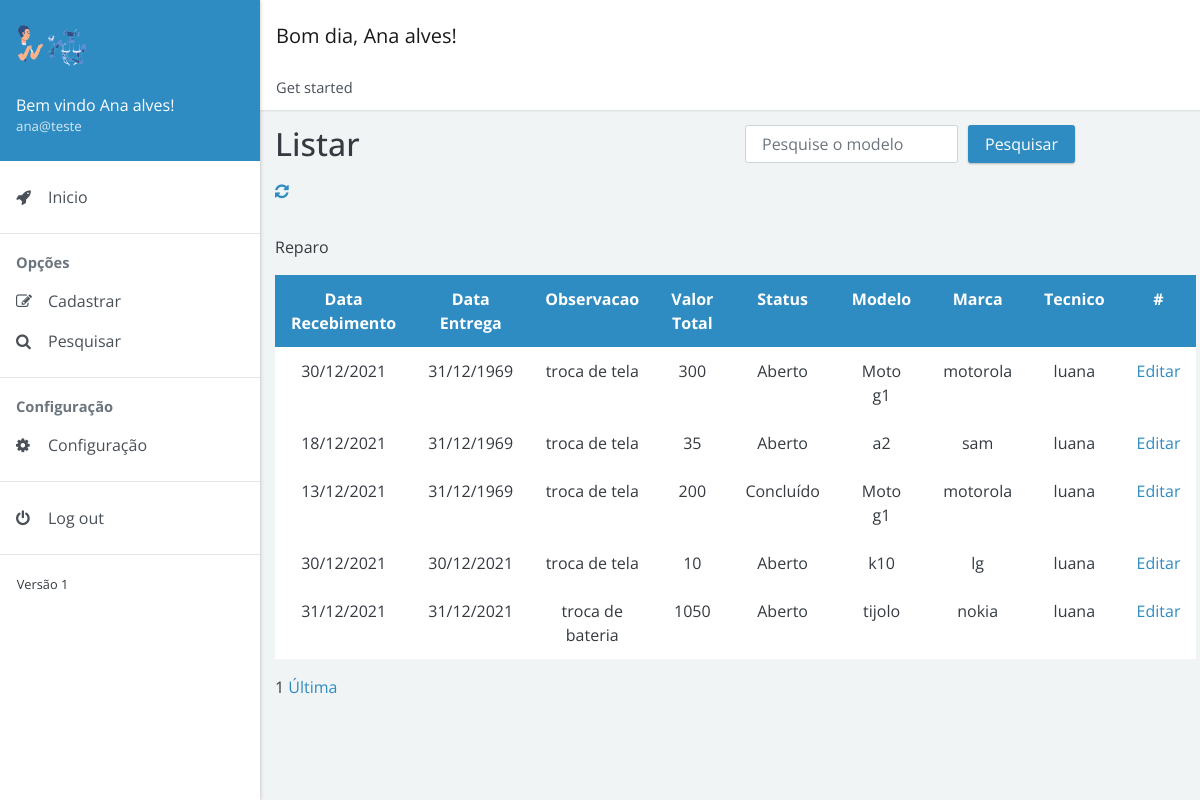
Screenshot of /view/pesquisar/pesquisa_reparo.php (signed in) with the database file from the repository.
### tables this page shows
CREATE TABLE `reparo` (
  `id_reparo` int(11) NOT NULL,
  `data_recebimento` date DEFAULT NULL,
  `data_previsao` date DEFAULT NULL,
  `data_entrega` date DEFAULT NULL,
  `observacao` varchar(255) DEFAULT NULL,
  `mao_obra` float DEFAULT NULL,
  `custo_peca` float DEFAULT NULL,
  `valor_total` float DEFAULT NULL,
  `status_id_status` int(11) NOT NULL,
  `tecnico_id_tecnico` int(11) NOT NULL,
  `eletronico_id_eletronico` int(11) NOT NULL
);

CREATE TABLE `statu` (
  `id_status` int(11) NOT NULL,
  `nome_status` varchar(255) DEFAULT NULL
);

CREATE TABLE `eletronico` (
  `id_eletronico` int(11) NOT NULL,
  `modelo` varchar(255) DEFAULT NULL,
  `marca` varchar(255) DEFAULT NULL,
  `numero` varchar(50) DEFAULT NULL,
  `descricao` varchar(255) DEFAULT NULL
);

CREATE TABLE `tecnico` (
  `id_tecnico` int(11) NOT NULL,
  `nome_tecnico` varchar(255) DEFAULT NULL,
  `telefone_tecnico` varchar(17) DEFAULT NULL,
  `endereco_id_endereco` int(11) NOT NULL,
  `login_id_login` int(11) NOT NULL
);

### view/pesquisar/pesquisa_reparo.php (the view, shortened to what this page needs)
<!doctype html>
<html lang="pt-br">
<head>
    <link rel="stylesheet" href="https://cdnjs.cloudflare.com/ajax/libs/font-awesome/4.7.0/css/font-awesome.min.css">
    <link href="../../dist/admin4b.min.css?v=2.1.0" rel="stylesheet">
    <link href="../../dist/admin4b.min.css" rel="stylesheet" type="text/css">
</head>
<body>
    <div class="app">
        <div class="app-sidebar">
            <div class="sidebar-header">
            <img src="../../images/principal3.png" width="70px" alt="Imagem de entrada" ><br>
                <div class="username"><span>Bem vindo <?php session_start();
                                                        echo $_SESSION['nome_completo_login']; ?>!</span> <small><?php echo $_SESSION['email_usuario']; ?></small></div>
            </div>
            <div id="sidebar-nav" class="sidebar-nav">
                <ul>
                <li><a href="../../model/index.php"><span class="sidebar-nav-icon fa fa-rocket"></span> <span class="sidebar-nav-text">Inicio</span></a></li>
                </ul>
                <hr><span class="sidebar-nav-header">Opções</span>
                <ul>
                    <li><a href="#forms" data-toggle="collapse"><span class="sidebar-nav-icon fa fa-pencil-square-o"></span> <span class="sidebar-nav-text">Cadastrar</span></a>
                    </li>
                    <li><a href="#search" data-toggle="collapse"><span class="sidebar-nav-icon fa fa-search"></span> <span class="sidebar-nav-text">Pesquisar</span></a>
                    </li>
                </ul>
                <hr><span class="sidebar-nav-header">Configuração</span>
                <ul>
                    <li><a href="../../model/editar/configuracao_geral.php  "><span class="sidebar-nav-icon fa fa-cog"></span> <span class="sidebar-nav-text">Configuração</span></a>
                    </li>
                </ul>
                <hr>
                <ul>
                    <li><a href="../../controll/crud/sair.php"><span class="sidebar-nav-icon fa fa-power-off"></span> <span class="sidebar-nav-text">Log out</span></a></li>
                </ul>
                <hr>
                <small>Versão 1</small>
            </div>
        </div>
        <div class="app-content">
            <div class="content-header">
                <nav class="navbar navbar-expand navbar-light bg-white">
                    <div class="navbar-brand">
                        <?php
                        $hora_do_dia = date("H");
                        if (($hora_do_dia >= 00) && ($hora_do_dia <= 12)) {
                            echo "Bom dia, ";
                        } else if (($hora_do_dia >= 12) && ($hora_do_dia <= 18)) {
                            echo "Boa tarde, ";
                        } else {
                            echo "Boa noite, ";
                        }
                        echo $_SESSION['nome_completo_login'];
                        ?>!
                    </div>
                </nav>
                <nav>
                    <ol class="breadcrumb">
                        <li class="breadcrumb-item">Get started</li>
                    </ol>
                </nav>
            </div>
            <div class="content-body">
                <div class="container">
                    <div class="page-header">
                        <div class="row">
                            <div class="col-sm-6 col-md-6">
                                <h1>Listar</h1>
                            </div>
                            <div class="col-sm-1 col-md-5">
                                <form class="form-inline" method="GET" action="./enviar/mostrar_reparo.php">
                                    <div class="form-group">
                                        <input type="text" name="pesquisar" id="pesquisa" class="form-control" placeholder="Pesquise o modelo" style="margin-right: 10px;" required>
                                    </div>
                                    <button type="submit" class="btn btn-primary">Pesquisar</button>
                                </form>
                            </div>
                        </div>
                        <div class="row">
                            <div class="col-sm-6 col-md-6">
                                <a href="pesquisa_reparo.php"><i class="fa fa-refresh" aria-hidden="true"></i></a>
                            </div>
                        </div>
                    </div>
                    <div class="align-items-center">
                        <div class="" style="margin-top: 2em">
                            <p>Reparo</p>
                            <table class="table table-bordered table-hover text-center">
                                <tr class="bg bg-primary text-white text-center">
                                    <th>Data Recebimento</th>
                                    <th>Data Entrega</th>
                                    <th>Observacao</th>
                                    <th>Valor Total</th>
                                    <th>Status</th>
                                    <th>Modelo</th>
                                    <th>Marca</th>
                                    <th>Tecnico</th>
                                    <th> # </th>
                                </tr>
                                <?php
                                include_once '../../controll/crud/conexao.php';
                                $id_session = $_SESSION['id_login'];
                                if (isset($_GET['pg']) && $_GET['pg'] != "") {
                                    $pagina_atual = $_GET["pg"];
                                } else {
                                    $pagina_atual = 1;
                                }
                                if (isset($pagina_atual)) {
                                    $pagina_atual = $pagina_atual;
                                } else {
                                    $pagina_atual = 1;
                                }
                                $pagina = (!empty($pagina_atual)) ? $pagina_atual : 1;
                                $qtd_pg = 20;
                                $inicio = ($qtd_pg * $pagina) - $qtd_pg;
                                $pesquisa = $conexao->query("SELECT * FROM `reparo` INNER JOIN statu ON reparo.status_id_status = statu.id_status
                                    INNER JOIN tecnico  ON reparo.tecnico_id_tecnico = tecnico.id_tecnico INNER JOIN eletronico ON reparo.eletronico_id_eletronico = eletronico.id_eletronico
                                    INNER JOIN endereco ON tecnico.endereco_id_endereco = endereco.id_endereco INNER JOIN cliente_eletronico ON cliente_eletronico.eletronico_id_eletronico = eletronico.id_eletronico
                                    INNER JOIN cliente ON cliente.id_cliente = cliente_eletronico.cliente_id_cliente INNER JOIN login ON cliente.login_id_login = login.id_login WHERE cliente.login_id_login = $id_session ORDER BY data_entrega ASC LIMIT $inicio, $qtd_pg");
                                if ($pesquisa && $pesquisa->rowCount() != 0) {
                                    while ($linha = $pesquisa->fetch()) {
                                        $id = $linha['id_reparo'];
                                        $data1 = $linha['data_recebimento'];
                                        $data_recebimento = date('d/m/Y', strtotime($data1));
                                        $data3 = $linha['data_entrega'];
                                        $data_entrega = date('d/m/Y', strtotime($data3));
                                        $observacao = $linha['observacao'];
                                        $valor_total = $linha['valor_total'];
                                        $nome = $linha['nome_tecnico'];
                                        $nome_status = $linha['nome_status'];
                                        $modelo = $linha['modelo'];
                                        $marca = $linha['marca'];
                                ?>
                                        <tr class="text-center">
                                            <td>
                                                <?= $data_recebimento ?>
                                            </td>
                                            <td>
                                                <?= $data_entrega ?>
                                            </td>
                                            <td>
                                                <?= $observacao ?>
                                            </td>
                                            <td>
                                                <?= $valor_total ?>
                                            </td>
                                            <td>
                                                <?= $nome_status ?>
                                            </td>
                                            <td>
                                                <?= $modelo ?>
                                            </td>
                                            <td>
                                                <?= $marca ?>
                                            </td>
                                            <td>
                                                <?= $nome ?>
                                            </td>
                                            <td><a href="../../model/editar/editar_aparelho_reparo.php?id=<?= ($id) ?>" type="submit"><i class="bi bi-pencil-square"></i> Editar</a> </td>
                                        </tr>
                                    <?php
                                    }
                                    ?>
                            </table>
                        <?php
                                    $select = $conexao->query("SELECT COUNT(id_reparo) AS num_result FROM `reparo` INNER JOIN statu ON reparo.status_id_status = statu.id_status
                                        INNER JOIN tecnico  ON reparo.tecnico_id_tecnico = tecnico.id_tecnico INNER JOIN eletronico ON reparo.eletronico_id_eletronico = eletronico.id_eletronico
                                        INNER JOIN endereco ON tecnico.endereco_id_endereco = endereco.id_endereco INNER JOIN cliente_eletronico ON cliente_eletronico.eletronico_id_eletronico = eletronico.id_eletronico
                                        INNER JOIN cliente ON cliente.id_cliente = cliente_eletronico.cliente_id_cliente INNER JOIN login ON cliente.login_id_login = login.id_login WHERE cliente.login_id_login = $id_session");
                                    $row_pg = $select->fetch();
                                    $quantidade_pg = ceil($row_pg['num_result'] / $qtd_pg);
                                    echo " $pagina ";
                                    echo " <a href='?pg=$quantidade_pg' onclick=''>Última</a>";
                                } else {
                                    echo "<div class='alert alert-danger' role='alert'>Nenhum usuário encontrado!</div>";
                                }
                        ?>
                        </div>
                    </div>
                </div>
            </div>
</body>
</html>

### rows the page displays
reparo: observacao "troca de tela", valor_total "300", status_id_status.nome_status "Aberto", eletronico_id_eletronico.modelo "Moto g1", eletronico_id_eletronico.marca "motorola", tecnico_id_tecnico.nome_tecnico "luana"
reparo: observacao "troca de tela", valor_total "35", status_id_status.nome_status "Aberto", eletronico_id_eletronico.modelo "a2", eletronico_id_eletronico.marca "sam", tecnico_id_tecnico.nome_tecnico "luana"
reparo: observacao "troca de tela", valor_total "200", status_id_status.nome_status "Concluído", eletronico_id_eletronico.modelo "Moto g1", eletronico_id_eletronico.marca "motorola", tecnico_id_tecnico.nome_tecnico "luana"
reparo: observacao "troca de tela", valor_total "10", status_id_status.nome_status "Aberto", eletronico_id_eletronico.modelo "k10", eletronico_id_eletronico.marca "lg", tecnico_id_tecnico.nome_tecnico "luana"
reparo: observacao "troca de bateria", valor_total "1050", status_id_status.nome_status "Aberto", eletronico_id_eletronico.modelo "tijolo", eletronico_id_eletronico.marca "nokia", tecnico_id_tecnico.nome_tecnico "luana"

### other values shown
$_SESSION['nome_completo_login'] "Ana alves"
$_SESSION['email_usuario'] "ana@teste"
$pagina "1"
